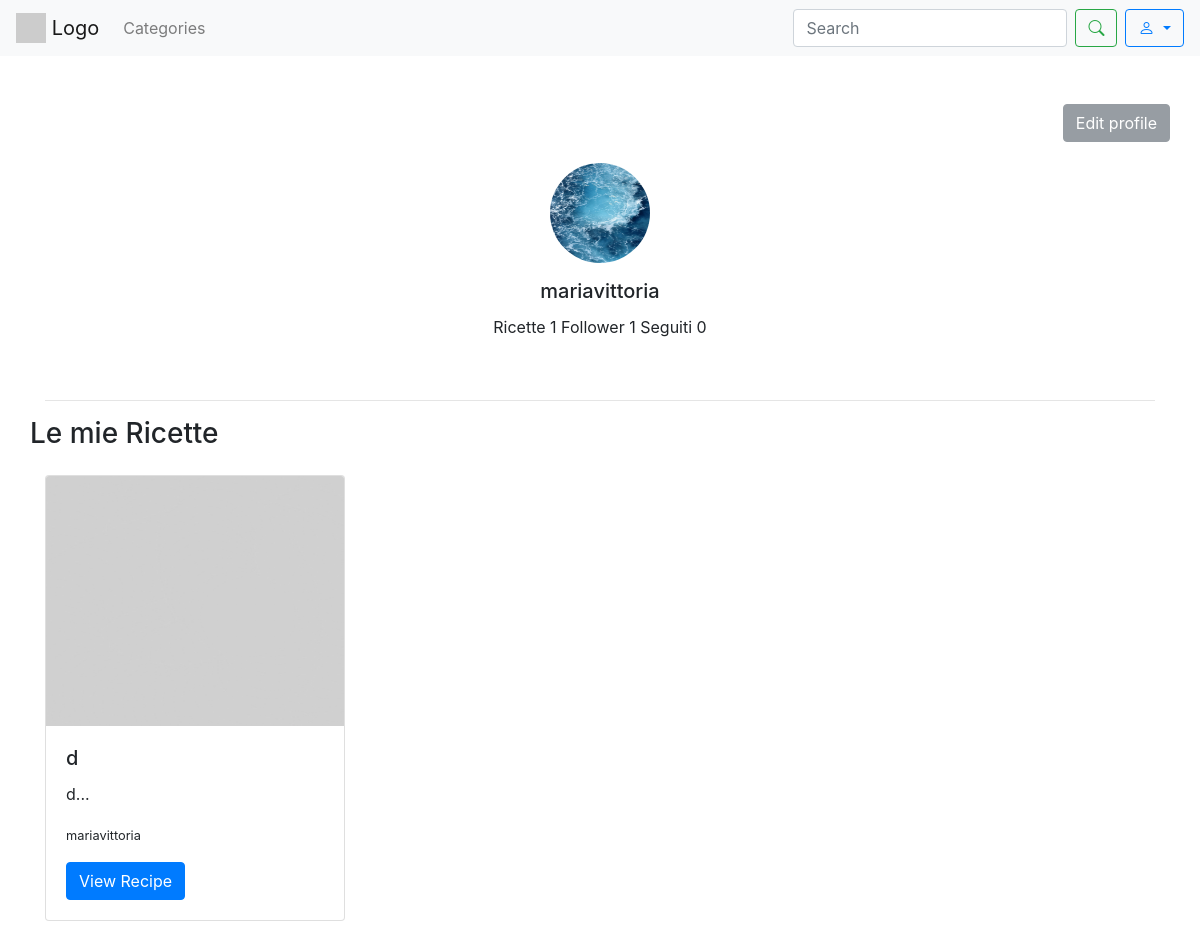
The app's page /profilo/ (signed in) with its own data.
### sito/models.py (models this page shows, shortened)
class CustomUser(AbstractUser):
    profile_image = models.ImageField(upload_to='profile_images/', blank=True, null=True)
    def get_profile_picture_url(self):
        if self.profile_image:
            return self.profile_image.url
        return static('images/defaultprofile.jpg')
    def count_recipes(self):
        return self.recipe_set.count()
    def count_followers(self):
        return self.followers.count()
    def count_following(self):
        return self.following.count()
    def __str__(self):
        return self.username

class Recipe(models.Model):
    title = models.CharField(max_length=200)
    photo = models.ImageField(upload_to='recipes_photos/', blank=True, null=True)
    preparationtime = models.CharField(help_text="Totale tempo di preparazione (es: 1 hour 30 minutes)", max_length=200,
                                       blank=True, null=True)
    category = models.ForeignKey(Category, on_delete=models.CASCADE)
    user = models.ForeignKey('CustomUser', on_delete=models.CASCADE)
    ingredients = models.TextField()
    instructions = models.TextField()

### sito/views.py (the view)
# urls.py: path("profilo/", profilo, name='profilo'),
def profilo(request):
    recipes = Recipe.objects.filter(user=request.user)
    return render(request, 'profile.html', {'recipes': recipes})

### template/profile.html (shortened to what this page needs)
<!DOCTYPE html>
{% load static %}
<html lang="en">
<head>
    <link rel="stylesheet" href="https://maxcdn.bootstrapcdn.com/bootstrap/4.5.2/css/bootstrap.min.css">
    <link rel="stylesheet" href="https://cdn.jsdelivr.net/npm/bootstrap-icons/font/bootstrap-icons.css">
</head>
<body>
    <nav class="navbar navbar-expand-lg navbar-light bg-light">
        <a class="navbar-brand" href="{% url 'homepage' %}">
            <img src="https://via.placeholder.com/30" alt="Logo" class="d-inline-block align-top">
            Logo
        </a>
            <ul class="navbar-nav mr-auto">
                <li class="nav-item">
                    <a class="nav-link" href="#">Categories</a>
                </li>
            </ul>
            <form class="form-inline my-2 my-lg-0" method="GET" action="{% url 'search' %}">
                <input class="form-control mr-sm-2" type="search" name ="q" placeholder="Search" aria-label="Search">
                <button class="btn btn-outline-success my-2 my-sm-0" type="submit"><i class="bi bi-search"></i></button>
            </form>
            <div class="dropdown ml-2">
                <button class="btn btn-outline-primary dropdown-toggle" type="button" id="userDropdown" data-toggle="dropdown" aria-haspopup="true" aria-expanded="false">
                    <i class="bi bi-person"></i>
                </button>
            </div>
    </nav>
    <div class="container py-5">
        <div class="row justify-content-end">
            <a class="btn btn-secondary"  href="{% url 'mysetting' %}" role="button" style="opacity: 0.7;">Edit profile</a>
        </div>
        <div class="row justify-content-center">
            <div class="col-md-6 text-center">
                <div class="card border-white mb-4">
                    <div class="card-body">
                        <img src=" {{ user.get_profile_picture_url }} " alt="Profile Picture" class="rounded-circle img-fluid mb-3" style="width: 100px; height: 100px;">
                        <h5 class="card-title">{{ user.username }}</h5>
                        <p class="card-text">Ricette {{ user.count_recipes }} Follower {{ user.count_followers }} Seguiti {{ user.count_following }} </p>
                    </div>
                </div>
            </div>
        </div>
        <hr>
        <div class="row">
            <h3 class="text-center mb-4">Le mie Ricette</h3>
        </div>
        <div class="row">
                {% for recipe in recipes %}
                <div class="col-md-4 mb-4">
                    <div class="card mb-3" style="max-width: 300px;">
                            {% if recipe.photo %}
                            <img src=" {{ recipe.photo.url }} " class=" card-img-top rounded-start" alt="foto ricetta" style="max-height: 250px; overflow-y: hidden" >
                            {% else %}
                            <img src="{% static 'images/defaultrecipe.jpg' %}" class="card-img-top rounded-start" alt="foto ricetta" style="max-height: 250px; overflow-y: hidden">
                            {% endif %}
                            <div class="card-body">
                                <h5 class="card-title">{{ recipe.title }}</h5>
                                <p class="card-text">{{ recipe.ingredients|slice:":30" }}...</p>
                                <p class="card-text"><small class="text-body-secondary">{{recipe.user}}</small></p>
                                <a href="{% url 'recipe_detail' recipe.id %}" class="btn btn-primary">View Recipe</a>
                            </div>
                        </div>
                </div>
            {% endfor %}
        </div>
    </div>
</body>
</html>

### records on screen
CustomUser: get_profile_picture_url (picture), username "mariavittoria", count_recipes "1", count_followers "1", count_following "0"
Recipe: title "d", ingredients "d", user "mariavittoria"
